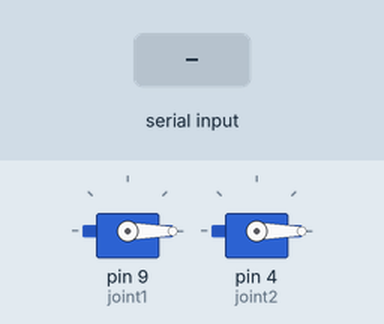
Bench run of a sketch on a simulated Arduino Uno, built with avr-gcc and run on an emulated ATmega328P. On the bench: 2 × servo. The test bench sets the inputs (shaded band).

Above: at 1.2 s.
1.3 s: "1" received over Serial
At 3.1 s:
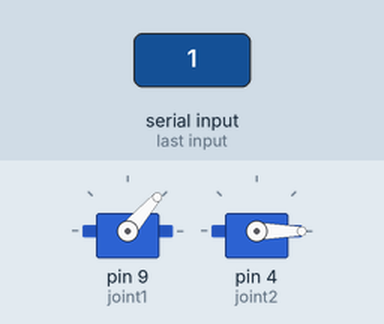
3.8 s: "0" received over Serial
At 6.2 s:
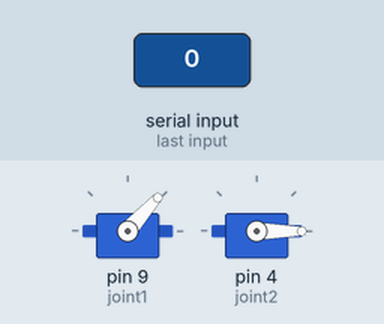
Timing chart, 0 to 7.7 s (numbered marks = the images above; inputs shaded):
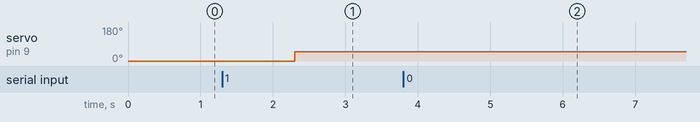

Measured:
- after the input at 1.3 s, servo on pin 9 (joint1): 0° → 49° after 1.0 s
- after the input at 3.8 s, servo on pin 9 (joint1): 49° → 48° after 1.0 s

The sketch:

test_bot.ino
```cpp
#include <Servo.h>

Servo joint1;
Servo joint2;

void setup()
{
  joint1.attach(9);
  joint2.attach(4);
  joint1.write(0);
    delay(5);
  joint2.write(0);
    delay(5);
  Serial.begin(9600);
}

byte a1[2];

void loop()
{
  if(Serial.available()>0)
  {
    Serial.readBytes(a1,2);
    joint1.write(a1[0]);
    delay(4);
    joint2.write(a1[1]);
    delay(4);
  }
}
```
